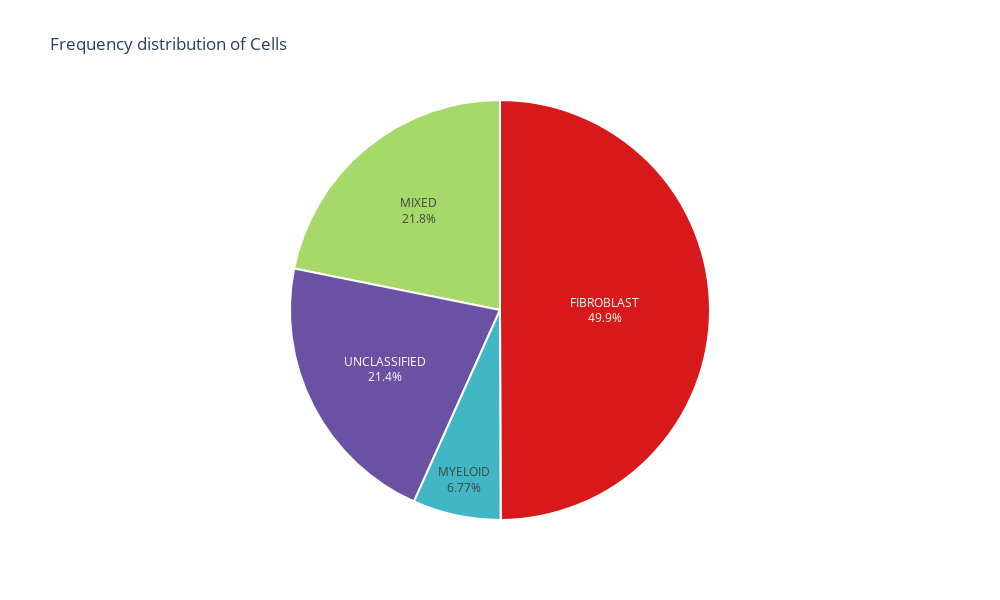

The notebook cell this image was saved under:
### Code cell
import plotly
import plotly.graph_objs as go
from plotly import tools

colors = ['#d7191c','#a6d96a', '#6a51a3', '#41b6c4']
labels = data['Classification'].unique()
values = data['Classification'].value_counts(dropna=False)

g = go.Pie(labels=labels, values=values, marker=dict(colors=colors
                                                            , line=dict(color='#FFF', width=2)), 
                                                            domain={'x': [0.0, 1], 'y': [0.0, 1]}
                                                            , showlegend=False, name='Count of Cell types', textinfo='label+percent')

layout = go.Layout(height = 600,
                   width = 1000,
                   autosize = False,
                   title = 'Frequency distribution of Cells')
fig = go.Figure(data = g, layout = layout)


#py.iplot(fig, filename='pie_chart')
fig

### Figure 1 — Plotly figure (JSON) as saved in the notebook; plotly's stock layout.template omitted (floating-point values rounded to 4 significant figures)
{"data": [{"domain": {"x": [0, 1], "y": [0, 1]}, "labels": ["FIBROBLAST", "MIXED", "UNCLASSIFIED", "MYELOID"], "marker": {"colors": ["#d7191c", "#a6d96a", "#6a51a3", "#41b6c4"], "line": {"color": "#FFF", "width": 2}}, "name": "Count of Cell types", "showlegend": false, "textinfo": "label+percent", "type": "pie", "values": [494, 216, 212, 67]}], "layout": {"autosize": false, "height": 600, "title": {"text": "Frequency distribution of Cells"}, "width": 1000}}
